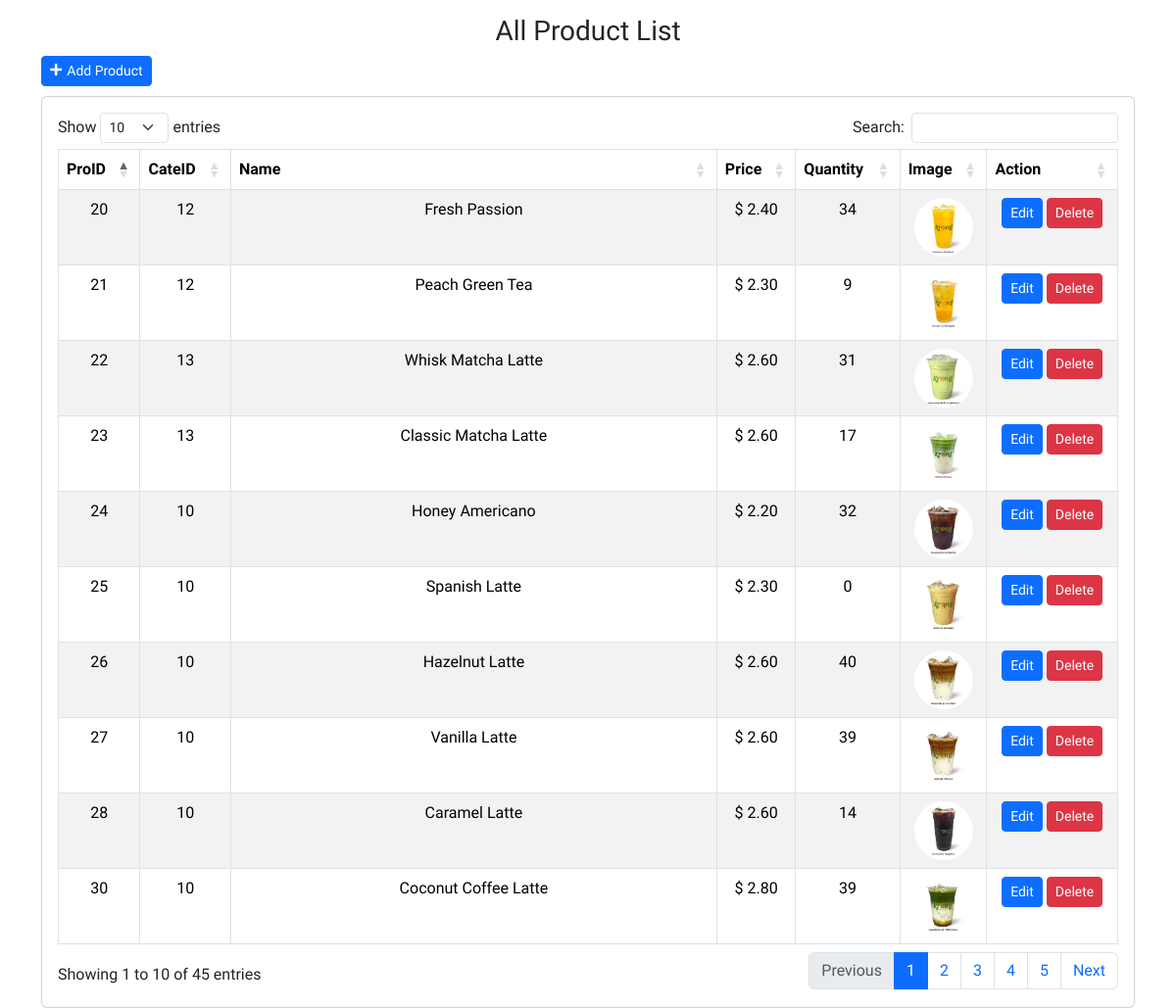
Screenshot of /Cafe_System/view/Product/index.php with the database file from the repository.
### tables this page shows
CREATE TABLE `products` (
  `ProductID` int(11) NOT NULL,
  `CategoryID` int(11) NOT NULL,
  `Name` varchar(100) NOT NULL,
  `Price` decimal(10,2) NOT NULL,
  `StockQty` int(11) DEFAULT '0',
  `Image` varchar(255) DEFAULT NULL
);

### Cafe_System/view/Product/index.php (the view, shortened to what this page needs)
<?php
include('../../root/Header.php');
include('../../Config/conect.php');
?>
<h3 class="text-center" style="margin-top: 15px;">All Product List</h3>
<div class="container">
    <button data-bs-toggle="modal" data-bs-target="#exampleModal"
        class="btn btn-primary btn-sm" style="margin-bottom: 10px;">
        <i style="margin-right: 5px;" class="fas fa-plus"></i>Add Product
    </button>
</div>
<div class="container">
    <div class="row">
        <div class="col-12">
            <div class="card">
                <div class="card-body">
                    <div class="row">
                        <div class="col-12">
                            <div class="table-responsive">
                                <table id="example" class="table table-striped table-bordered text-center" style="width:100%">
                                    <thead>
                                        <tr>
                                            <th scope="col">ProID</th>
                                            <th scope="col">CateID</th>
                                            <th scope="col">Name</th>
                                            <th scope="col">Price</th>
                                            <th scope="col">Quantity</th>
                                            <th scope="col">Image</th>
                                            <th scope="col">Action</th>
                                        </tr>
                                    </thead>
                                    <tbody>
                                        <?php
                                        $sql = 'SELECT * from products';
                                        $run = $con->query($sql);
                                        while ($row = $run->fetch_assoc()) {
                                        ?>
                                            <tr>
                                                <td><?php echo $row['ProductID'] ?></td>
                                                <td><?php echo $row['CategoryID'] ?></td>
                                                <td><?php echo $row['Name'] ?></td>
                                                <td>$ <?php echo $row['Price'] ?></td>
                                                <td><?php echo $row['StockQty'] ?></td>
                                                <td>
                                                    <img src="../../assets/images/<?php echo $row['Image'] ?>" style="width: 60px; height: 60px; border-radius: 50%; object-fit: cover;">
                                                </td>
                                                <td>
                                                    <button type="button" data-bs-toggle="modal" data-bs-target="#editModal" class="btn btn-primary btn-sm editbtn"
                                                        data-id="<?php echo $row['ProductID'] ?>"
                                                        data-name="<?php echo $row['Name'] ?>"
                                                        data-price="<?php echo $row['Price'] ?>"
                                                        data-quantity="<?php echo $row['StockQty'] ?>"
                                                        data-image="<?php echo $row['Image'] ?>"
                                                        data-category="<?php echo $row['CategoryID'] ?>">Edit</button>
                                                    <button class="btn btn-danger btn-sm" onclick="deleteCategory(<?php echo $row['ProductID'] ?>)">Delete</button>
                                                </td>
                                            </tr>
                                        <?php
                                        }
                                        ?>
                                    </tbody>
                                </table>
                            </div>
                        </div>
                    </div>
                </div>
            </div>
        </div>
    </div>
</div>

### Cafe_System/root/Header.php (shortened to what this page needs)
<!DOCTYPE html>
<html lang="en">
<head>
     <link rel="stylesheet" href="../Style/style.css">
     <link href="https://cdn.jsdelivr.net/npm/bootstrap@5.3.4/dist/css/bootstrap.min.css" rel="stylesheet">
     <link rel="stylesheet" href="https://cdnjs.cloudflare.com/ajax/libs/malihu-custom-scrollbar-plugin/3.1.5/jquery.mCustomScrollbar.min.css">
     <link rel="stylesheet" href="https://cdn.datatables.net/1.13.4/css/dataTables.bootstrap5.min.css">
     <link rel="stylesheet" href="https://cdnjs.cloudflare.com/ajax/libs/font-awesome/6.4.0/css/all.min.css">
     <link href="https://cdn.jsdelivr.net/npm/sweetalert2@11.7.32/dist/sweetalert2.min.css" rel="stylesheet">
</head>

### rows the page displays
products: ProductID "20", CategoryID "12", Name "Fresh Passion", Price "2.40", StockQty "34", Image (picture)
products: ProductID "21", CategoryID "12", Name "Peach Green Tea", Price "2.30", StockQty "9", Image (picture)
products: ProductID "22", CategoryID "13", Name "Whisk Matcha Latte", Price "2.60", StockQty "31", Image (picture)
products: ProductID "23", CategoryID "13", Name "Classic Matcha Latte", Price "2.60", StockQty "17", Image (picture)
products: ProductID "24", CategoryID "10", Name "Honey Americano", Price "2.20", StockQty "32", Image (picture)
products: ProductID "25", CategoryID "10", Name "Spanish Latte", Price "2.30", StockQty "0", Image (picture)
products: ProductID "26", CategoryID "10", Name "Hazelnut Latte", Price "2.60", StockQty "40", Image (picture)
products: ProductID "27", CategoryID "10", Name "Vanilla Latte", Price "2.60", StockQty "39", Image (picture)
products: ProductID "28", CategoryID "10", Name "Caramel Latte", Price "2.60", StockQty "14", Image (picture)
products: ProductID "30", CategoryID "10", Name "Coconut Coffee Latte", Price "2.80", StockQty "39", Image (picture)
